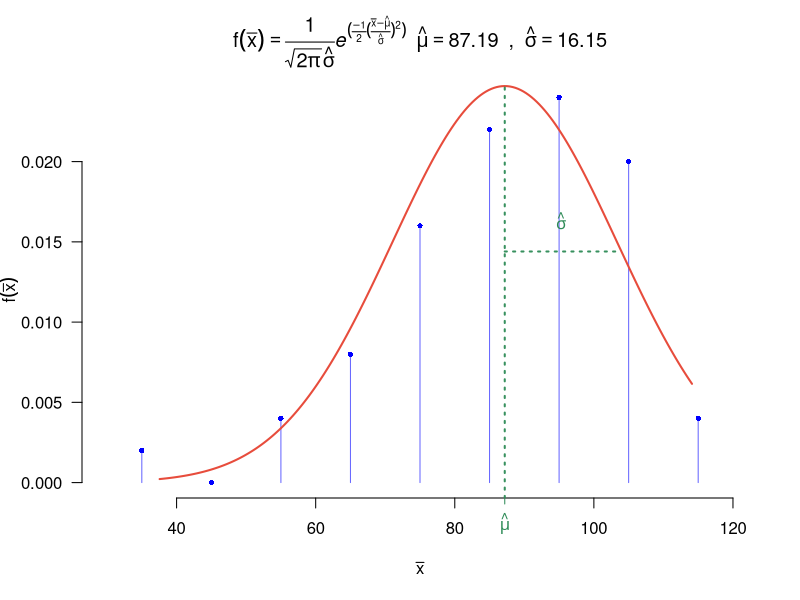

This chart was generated by the following R code:
## ---- chunk 1
knitr::opts_chunk$set(echo = TRUE)
## ---- chunk 2
datos <- read.csv("dataset.csv")
sample_means <- datos$mean

gran_media <- mean(sample_means)
desv_sd <- sd(sample_means)
## ---- chunk 3
op <- par(no.readonly = TRUE)
par(las = 1)  # etiquetas y títulos horizontales
main_label <- bquote(
  f(bar(x)) == frac(1, sqrt(2 * pi) * hat(sigma)) * italic(e)^(frac(-1, 2) * (frac(bar(x) - hat(mu), hat(sigma)))^2) ~~
    hat(mu) == .(round(gran_media, 2)) ~~ "," ~~ hat(sigma) == .(round(desv_sd, 2))
)
hist_obj <- hist(
  sample_means,
  breaks = 10,
  probability = TRUE,
  col = NA,
  border = NA,
  main = main_label,
  xlab = expression(bar(x)),
  ylab = expression(f(bar(x))),
  yaxt = "n"
)
axis(side = 2, las = 1)

# líneas delgadas al centro de cada rectángulo
segments(
  hist_obj$mids,
  0,
  hist_obj$mids,
  hist_obj$density,
  col = adjustcolor("blue", alpha.f = 0.6),
  lwd = 1
)
points(hist_obj$mids, hist_obj$density, col = "blue", pch = 16, cex = 0.7)

x_vals <- seq(min(sample_means), max(sample_means), length.out = 200)
normal_col <- "#E74C3C"  # rojo intenso sin transparencia
lines(x_vals, dnorm(x_vals, mean = gran_media, sd = desv_sd), col = normal_col, lwd = 2)

color_mu <- "#2E8B57"  # verde profundo para mu_hat y sigma_hat
axis(
  side = 1,
  at = gran_media,
  labels = expression(hat(mu)),
  col = NA,
  col.axis = color_mu,
  col.ticks = color_mu,
  lwd = 0,
  lwd.ticks = 1,
  tcl = -0.3
)
abline(v = gran_media, col = adjustcolor(color_mu, alpha.f = 0.95), lwd = 2, lty = 3)
y_sd <- max(hist_obj$density) * 0.6
dens_span <- diff(range(hist_obj$density, na.rm = TRUE))
if (!is.finite(dens_span) || dens_span == 0) dens_span <- max(hist_obj$density, na.rm = TRUE)
segments(
  gran_media,
  y_sd,
  gran_media + desv_sd,
  y_sd,
  col = adjustcolor(color_mu, alpha.f = 0.95),
  lwd = 2,
  lty = 3
)
y_label <- y_sd + 0.08 * dens_span
text(gran_media + desv_sd / 2, y_label, expression(hat(sigma)), col = color_mu, font = 2)
plot_path <- "clt_plot.jpg"
invisible(dev.copy(jpeg, filename = plot_path, width = 840, height = 480, quality = 95))
dev.off()
par(op)
cat(sprintf("Gráfico guardado en %s\n", plot_path))
